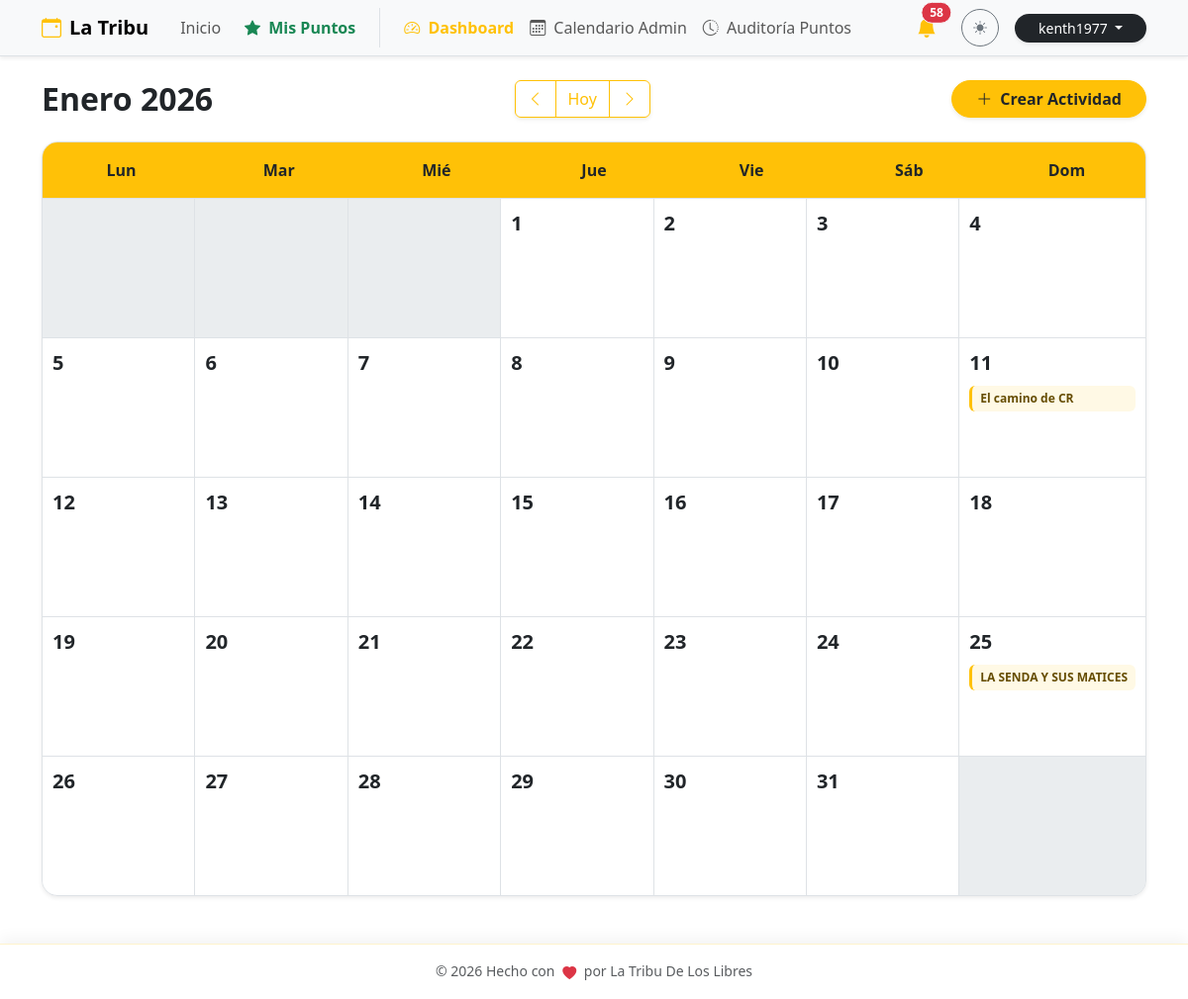
Page /admin/calendar (signed in) on the committed database.
### db.py (models this page shows, shortened)
class User(db.Model, UserMixin):
    __tablename__ = 'user'
    id = db.Column(db.Integer, primary_key=True)
    email = db.Column(db.String(120), unique=True, nullable=False)
    password = db.Column(db.String(200), nullable=False)
    is_superuser = db.Column(db.Boolean, default=False)

class Event(db.Model):
    __tablename__ = 'event'
    id = db.Column(db.Integer, primary_key=True)
    title = db.Column(db.String(100), nullable=False)
    flyer = db.Column(db.String(120)) # Nombre del archivo de imagen
    currency = db.Column(db.String(5), default='¢')
    price = db.Column(db.Float, nullable=False)
    reservation_fee = db.Column(db.String(50)) # Texto libre ej: "5000 colones"
    points_reward = db.Column(db.Integer, default=10) # Puntos que otorga
    activity_type = db.Column(db.String(50)) # Caminata, Camping, etc.
    difficulty = db.Column(db.String(50))
    distance = db.Column(db.String(50))
    duration_days = db.Column(db.Integer, default=1)
    event_date = db.Column(db.Date, nullable=False)
    end_date = db.Column(db.Date) # Para eventos de varios días
    departure_point = db.Column(db.String(150))
    departure_time = db.Column(db.String(20))
    pickup_point = db.Column(db.String(200))
    capacity = db.Column(db.Integer, default=0)
    description = db.Column(db.Text)
    status = db.Column(db.String(20), default='Activa') # Activa, Suspendido, Se Traslado
    moved_date = db.Column(db.Date) # Nueva fecha si se traslada
    bookings = db.relationship('Booking', backref='event', lazy=True, cascade="all, delete-orphan")

### app.py (the view)
@calendar_bp.route('/admin/calendar')
@login_required
def view():
    year = request.args.get('year', datetime.now().year, type=int)
    month = request.args.get('month', datetime.now().month, type=int)
    if month > 12: month = 1; year += 1
    elif month < 1: month = 12; year -= 1
    cal = calendar.Calendar(firstweekday=0)
    weeks = cal.monthdayscalendar(year, month)
    events = Event.query.all()
    monthly_birthdays = Member.query.filter(extract('month', Member.birth_date) == month).all()
    return render_template('calendar.html',
                           weeks=weeks, year=year, month=month,
                           month_name=MESES_ES[month],
                           events=events,
                           monthly_birthdays=monthly_birthdays)

### app.py (called while the page is built)
@login_manager.user_loader
def load_user(user_id):
    try:
        return User.query.get(int(user_id))
    except (TypeError, ValueError, Exception):
        return None

@app.before_request
def force_https():
    if request.headers.get('X-Forwarded-Proto') == 'http':
        url = request.url.replace('http://', 'https://', 1)
        return redirect(url, code=301)

### templates/calendar.html (shortened to what this page needs)
{% extends "base.html" %}
{% block content %}
<div class="d-flex flex-column flex-md-row justify-content-between align-items-center mb-4 gap-3 animate__animated animate__fadeIn">
    <h2 class="mb-0 fw-bold">{{ month_name }} {{ year }}</h2>
    <div class="btn-group shadow-sm">
        <a href="{{ url_for('calendar_view.view', year=year, month=month-1) }}" class="btn btn-outline-warning">
            <i class="bi bi-chevron-left"></i>
        </a>
        <a href="{{ url_for('calendar_view.view') }}" class="btn btn-outline-warning">Hoy</a>
        <a href="{{ url_for('calendar_view.view', year=year, month=month+1) }}" class="btn btn-outline-warning">
            <i class="bi bi-chevron-right"></i>
        </a>
    </div>
    <button class="btn btn-warning fw-bold shadow-sm text-dark px-4 rounded-pill" data-bs-toggle="modal" data-bs-target="#addEventModal">
        <i class="bi bi-plus-lg me-2"></i>Crear Actividad
    </button>
</div>
<div class="calendar-wrapper shadow-sm rounded-4 overflow-hidden border bg-white">
    <div class="calendar-header-grid bg-warning text-dark py-3 fw-bold border-bottom text-center">
        <div>Lun</div>
        <div>Mar</div>
        <div>Mié</div>
        <div>Jue</div>
        <div>Vie</div>
        <div>Sáb</div>
        <div>Dom</div>
    </div>
    <div class="calendar-days-grid">
        {% for week in weeks %}
            {% for day in week %}
                <div class="calendar-cell {% if day == 0 %}empty bg-light bg-opacity-50{% else %}clickable-cell{% endif %}"
                     {% if day != 0 %}onclick="openAddModal({{ day }})"{% endif %}>
                    {% if day != 0 %}
                        <div class="d-flex justify-content-between align-items-start mb-2">
                            <span class="day-number fw-bold fs-5">{{ day }}</span>
                            {% set day_birthdays = [] %}
                            {% for mb in monthly_birthdays %}
                                {% if mb.birth_date.day == day %}
                                    {% set _ = day_birthdays.append(mb) %}
                                {% endif %}
                            {% endfor %}
                        </div>
                        <div class="event-stack">
                            {% for event in events %}
                                {% if event.event_date.day == day and event.event_date.month == month and event.event_date.year == year %}
                                    <div class="event-pill {{ 'bg-warning text-dark border-warning' if event.status == 'Se Traslado' else 'bg-warning bg-opacity-10 text-warning-emphasis border-warning' }}"
                                         title="{{ event.title }}">
                                        <span class="text-truncate">{{ event.title }}</span>
                                    </div>
                                {% endif %}
                            {% endfor %}
                        </div>
                    {% endif %}
                </div>
            {% endfor %}
        {% endfor %}
    </div>
</div>
{% endblock %}

### templates/base.html (shortened to what this page needs)
<!DOCTYPE html>
<html lang="es" data-bs-theme="light">
<head>
    <link href="https://cdn.jsdelivr.net/npm/bootstrap@5.3.2/dist/css/bootstrap.min.css" rel="stylesheet">
    <link rel="stylesheet" href="https://cdn.jsdelivr.net/npm/bootstrap-icons@1.11.1/font/bootstrap-icons.css">
    <link rel="stylesheet" href="https://cdnjs.cloudflare.com/ajax/libs/animate.css/4.1.1/animate.min.css"/>
</head>
<body>
    <nav class="navbar navbar-expand-lg bg-body-tertiary border-bottom sticky-top shadow-sm">
        <div class="container">
            <a class="navbar-brand fw-bold" href="{{ url_for('main.home') }}">
                <i class="bi bi-calendar-event me-2 text-warning"></i>La Tribu
            </a>
            <div class="collapse navbar-collapse" id="navbarNav">
                <ul class="navbar-nav me-auto align-items-center">
                    <li class="nav-item">
                        <a class="nav-link px-3" href="{{ url_for('main.home') }}">Inicio</a>
                    </li>
                    <li class="nav-item">
                        <button class="nav-link btn btn-link text-decoration-none fw-bold text-success border-0 bg-transparent" data-bs-toggle="modal" data-bs-target="#pointsModal">
                            <i class="bi bi-star-fill me-1"></i> Mis Puntos
                        </button>
                    </li>
                    {% if current_user.is_authenticated and current_user.is_superuser %}
                    <li class="nav-item ms-lg-3 border-start ps-lg-3">
                        <a class="nav-link fw-bold text-warning" href="{{ url_for('main.dashboard') }}">
                            <i class="bi bi-speedometer2 me-1"></i> Dashboard
                        </a>
                    </li>
                    <li class="nav-item">
                        <a class="nav-link" href="{{ url_for('calendar_view.view') }}">
                            <i class="bi bi-calendar3 me-1"></i> Calendario Admin
                        </a>
                    </li>
                    <li class="nav-item">
                        <a class="nav-link" href="{{ url_for('puntos.historial_global') }}">
                            <i class="bi bi-clock-history me-1"></i> Auditoría Puntos
                        </a>
                    </li>
                    {% endif %}
                </ul>
                <div class="d-flex align-items-center gap-3 mt-3 mt-lg-0">
                    {% if current_user.is_authenticated and current_user.is_superuser %}
                    <div class="dropdown">
                        <button class="btn btn-link position-relative text-dark p-0 me-2" type="button" data-bs-toggle="dropdown" aria-expanded="false">
                            <i class="bi bi-bell-fill fs-5 text-warning"></i>
                            {% if admin_unread_count > 0 %}
                            <span class="position-absolute top-0 start-100 translate-middle badge rounded-pill bg-danger border border-light animate__animated animate__pulse animate__infinite">
                                {{ admin_unread_count }}
                            </span>
                            {% endif %}
                        </button>
                    </div>
                    {% endif %}
                    <button class="btn btn-sm btn-outline-secondary rounded-circle" id="themeToggler" title="Cambiar tema" style="width: 38px; height: 38px; padding: 0;">
                        <i class="bi bi-sun-fill" id="themeIcon"></i>
                    </button>
                    {% if current_user.is_authenticated %}
                        <div class="dropdown">
                            <button class="btn btn-dark btn-sm rounded-pill px-4 dropdown-toggle shadow-sm border-0" type="button" data-bs-toggle="dropdown">
                                {{ current_user.email.split('@')[0] }}
                            </button>
                        </div>
                    {% else %}
                        <a href="{{ url_for('auth.login') }}" class="btn btn-warning btn-sm text-dark fw-bold rounded-pill px-4 shadow-sm border-0">
                            <i class="bi bi-lock-fill me-1"></i>Admin
                        </a>
                    {% endif %}
                </div>
            </div>
        </div>
    </nav>
    <main class="container py-4">
        {% block content %}{% endblock %}
    </main>
    <footer class="footer-sticky-blur py-3 text-center">
        <div class="container d-flex justify-content-center align-items-center gap-3">
            <span class="text-body-secondary fw-medium small">
                © 2026 Hecho con <i class="bi bi-heart-fill text-danger heart-beat mx-1"></i> por La Tribu De Los Libres
            </span>
        </div>
    </footer>
</body>
</html>

### templates/base.html (style rules this page uses)
.heart-beat { display: inline-block; animation: heartbeat 1.5s infinite; vertical-align: middle; }
.footer-sticky-blur { position: fixed; bottom: 0; width: 100%; z-index: 1030; backdrop-filter: blur(12px); -webkit-backdrop-filter: blur(12px); background-color: rgba(var(--bs-body-bg-rgb), 0.8) !important; border-top: 1px solid rgba(var(--bs-warning-rgb), 0.2); box-shadow: 0 -5px 15px rgba(0, 0, 0, 0.05); }
body { padding-bottom: 80px; min-height: 100vh; display: flex; flex-direction: column; transition: background-color 0.3s ease, color 0.3s ease; }
main { flex: 1; }
.nav-link, .btn { transition: all 0.2s ease-in-out; }

### templates/calendar.html (style rules this page uses)
.calendar-header-grid { display: grid; grid-template-columns: repeat(7, 1fr); text-align: center; background-color: #ffc107; }
.calendar-days-grid { display: grid; grid-template-columns: repeat(7, 1fr); background-color: #dee2e6; gap: 1px; }
.calendar-cell { min-height: 140px; background-color: #fff; padding: 10px; transition: background-color 0.2s ease; }
.day-number { color: #adb5bd; }
.clickable-cell .day-number { color: #212529; }
.event-stack { display: flex; flex-direction: column; gap: 4px; }
.event-pill { font-size: 0.75rem; padding: 4px 8px; border-radius: 6px; border-left: 3px solid #ffc107; white-space: nowrap; overflow: hidden; text-overflow: ellipsis; font-weight: 600; }

### rows in the picture
User: email "kenth1977"
Event: title "El camino de CR"
Event: title "LA SENDA Y SUS MATICES"

### other values in the picture
{{ admin_unread_count }} "58"
{{ month_name }} "Enero"
{{ year }} "2026"
{{ day }} "1" "2" "3" "4" "5" "6" "7" "8" "9" "10" "11" "12" "13" "14" "15" "16" "17" "18" "19" "20" "21" "22" "23" "24" "25" "26" "27" "28" "29" "30" "31"
